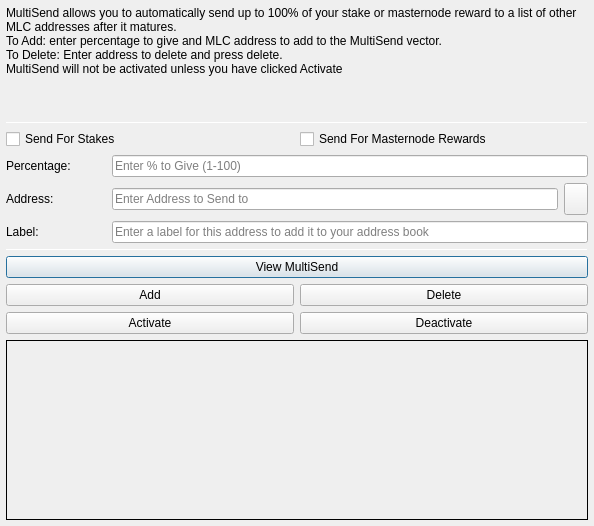
<?xml version="1.0" encoding="UTF-8"?>
<ui version="4.0">
 <class>MultiSendDialog</class>
 <widget class="QDialog" name="MultiSendDialog">
  <property name="windowModality">
   <enum>Qt::NonModal</enum>
  </property>
  <property name="geometry">
   <rect>
    <x>0</x>
    <y>0</y>
    <width>594</width>
    <height>526</height>
   </rect>
  </property>
  <property name="windowTitle">
   <string>MultiSend</string>
  </property>
  <layout class="QVBoxLayout" name="verticalLayout" stretch="0">
   <property name="leftMargin">
    <number>6</number>
   </property>
   <property name="topMargin">
    <number>6</number>
   </property>
   <property name="rightMargin">
    <number>6</number>
   </property>
   <property name="bottomMargin">
    <number>6</number>
   </property>
   <item>
    <layout class="QVBoxLayout" name="verticalLayout_Main" stretch="1,1,1,0,1,1,1">
     <item>
      <widget class="QLabel" name="label_2">
       <property name="lineWidth">
        <number>1</number>
       </property>
       <property name="text">
        <string>MultiSend allows you to automatically send up to 100% of your stake or masternode reward to a list of other MLC addresses after it matures.
To Add: enter percentage to give and MLC address to add to the MultiSend vector.
To Delete: Enter address to delete and press delete.
MultiSend will not be activated unless you have clicked Activate</string>
       </property>
       <property name="alignment">
        <set>Qt::AlignLeading|Qt::AlignLeft|Qt::AlignTop</set>
       </property>
       <property name="wordWrap">
        <bool>true</bool>
       </property>
      </widget>
     </item>
     <item>
      <widget class="Line" name="line">
       <property name="minimumSize">
        <size>
         <width>0</width>
         <height>1</height>
        </size>
       </property>
       <property name="maximumSize">
        <size>
         <width>16777215</width>
         <height>1</height>
        </size>
       </property>
       <property name="orientation">
        <enum>Qt::Horizontal</enum>
       </property>
      </widget>
     </item>
     <item>
      <layout class="QVBoxLayout" name="verticalLayout_Settings">
       <item>
        <layout class="QHBoxLayout" name="horizontalLayout">
         <item>
          <widget class="QCheckBox" name="multiSendStakeCheckBox">
           <property name="text">
            <string>Send For Stakes</string>
           </property>
          </widget>
         </item>
         <item>
          <widget class="QCheckBox" name="multiSendMasternodeCheckBox">
           <property name="text">
            <string>Send For Masternode Rewards</string>
           </property>
          </widget>
         </item>
        </layout>
       </item>
       <item>
        <layout class="QHBoxLayout" name="horizontalLayout_6">
         <item>
          <widget class="QLabel" name="label">
           <property name="minimumSize">
            <size>
             <width>100</width>
             <height>0</height>
            </size>
           </property>
           <property name="toolTip">
            <string>Percentage of stake to send</string>
           </property>
           <property name="text">
            <string>Percentage:</string>
           </property>
          </widget>
         </item>
         <item>
          <widget class="QLineEdit" name="multiSendPercentEdit">
           <property name="toolTip">
            <string>Enter whole numbers 1 - 100</string>
           </property>
           <property name="placeholderText">
            <string>Enter % to Give (1-100)</string>
           </property>
          </widget>
         </item>
        </layout>
       </item>
       <item>
        <layout class="QHBoxLayout" name="horizontalLayout_7">
         <item>
          <widget class="QLabel" name="label_5">
           <property name="minimumSize">
            <size>
             <width>100</width>
             <height>0</height>
            </size>
           </property>
           <property name="toolTip">
            <string>Address to send portion of stake to</string>
           </property>
           <property name="text">
            <string>Address:</string>
           </property>
          </widget>
         </item>
         <item>
          <widget class="QLineEdit" name="multiSendAddressEdit">
           <property name="toolTip">
            <string/>
           </property>
           <property name="placeholderText">
            <string>Enter Address to Send to</string>
           </property>
          </widget>
         </item>
         <item>
          <widget class="QToolButton" name="addressBookButton">
           <property name="maximumSize">
            <size>
             <width>16777215</width>
             <height>32</height>
            </size>
           </property>
           <property name="toolTip">
            <string>Choose an address from the address book</string>
           </property>
           <property name="text">
            <string/>
           </property>
           <property name="icon">
            <iconset resource="../masterleisurecoin.qrc">
             <normaloff>:/icons/address-book</normaloff>:/icons/address-book</iconset>
           </property>
           <property name="shortcut">
            <string>Alt+A</string>
           </property>
          </widget>
         </item>
        </layout>
       </item>
      </layout>
     </item>
     <item>
      <layout class="QHBoxLayout" name="horizontalLayout_3">
       <item>
        <widget class="QLabel" name="label_3">
         <property name="minimumSize">
          <size>
           <width>100</width>
           <height>0</height>
          </size>
         </property>
         <property name="text">
          <string>Label:</string>
         </property>
        </widget>
       </item>
       <item>
        <widget class="QLineEdit" name="labelAddressLabelEdit">
         <property name="placeholderText">
          <string>Enter a label for this address to add it to your address book</string>
         </property>
        </widget>
       </item>
      </layout>
     </item>
     <item>
      <widget class="Line" name="line_2">
       <property name="minimumSize">
        <size>
         <width>0</width>
         <height>1</height>
        </size>
       </property>
       <property name="maximumSize">
        <size>
         <width>16777215</width>
         <height>1</height>
        </size>
       </property>
       <property name="orientation">
        <enum>Qt::Horizontal</enum>
       </property>
      </widget>
     </item>
     <item>
      <layout class="QVBoxLayout" name="verticalLayout_Buttons">
       <item>
        <layout class="QHBoxLayout" name="horizontalLayout_4">
         <item>
          <widget class="QPushButton" name="viewButton">
           <property name="toolTip">
            <string/>
           </property>
           <property name="statusTip">
            <string>View MultiSend Vector</string>
           </property>
           <property name="text">
            <string>View MultiSend</string>
           </property>
          </widget>
         </item>
        </layout>
       </item>
       <item>
        <layout class="QHBoxLayout" name="horizontalLayout_2">
         <item>
          <widget class="QPushButton" name="addButton">
           <property name="toolTip">
            <string/>
           </property>
           <property name="statusTip">
            <string>Add to MultiSend Vector</string>
           </property>
           <property name="text">
            <string>Add</string>
           </property>
          </widget>
         </item>
         <item>
          <widget class="QPushButton" name="deleteButton">
           <property name="toolTip">
            <string/>
           </property>
           <property name="statusTip">
            <string>Delete Address From MultiSend Vector</string>
           </property>
           <property name="text">
            <string>Delete</string>
           </property>
          </widget>
         </item>
        </layout>
       </item>
       <item>
        <layout class="QHBoxLayout" name="horizontalLayout_5">
         <item>
          <widget class="QPushButton" name="activateButton">
           <property name="statusTip">
            <string>Activate MultiSend</string>
           </property>
           <property name="text">
            <string>Activate</string>
           </property>
          </widget>
         </item>
         <item>
          <widget class="QPushButton" name="disableButton">
           <property name="statusTip">
            <string>Deactivate MultiSend</string>
           </property>
           <property name="text">
            <string>Deactivate</string>
           </property>
          </widget>
         </item>
        </layout>
       </item>
      </layout>
     </item>
     <item>
      <widget class="QLabel" name="message">
       <property name="minimumSize">
        <size>
         <width>0</width>
         <height>180</height>
        </size>
       </property>
       <property name="frameShape">
        <enum>QFrame::Panel</enum>
       </property>
       <property name="frameShadow">
        <enum>QFrame::Plain</enum>
       </property>
       <property name="lineWidth">
        <number>1</number>
       </property>
       <property name="midLineWidth">
        <number>1</number>
       </property>
       <property name="text">
        <string/>
       </property>
       <property name="alignment">
        <set>Qt::AlignLeading|Qt::AlignLeft|Qt::AlignTop</set>
       </property>
       <property name="wordWrap">
        <bool>true</bool>
       </property>
      </widget>
     </item>
    </layout>
   </item>
  </layout>
 </widget>
 <resources>
  <include location="../masterleisurecoin.qrc"/>
 </resources>
 <connections/>
</ui>
